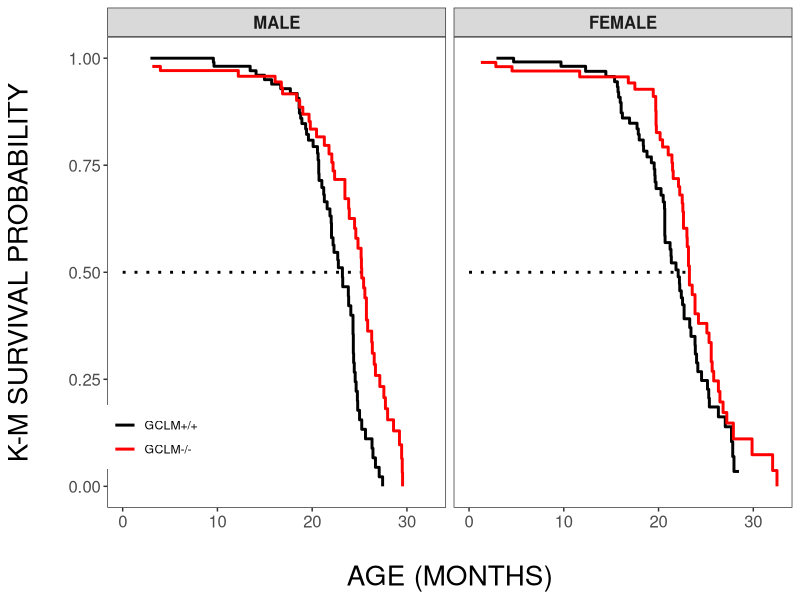
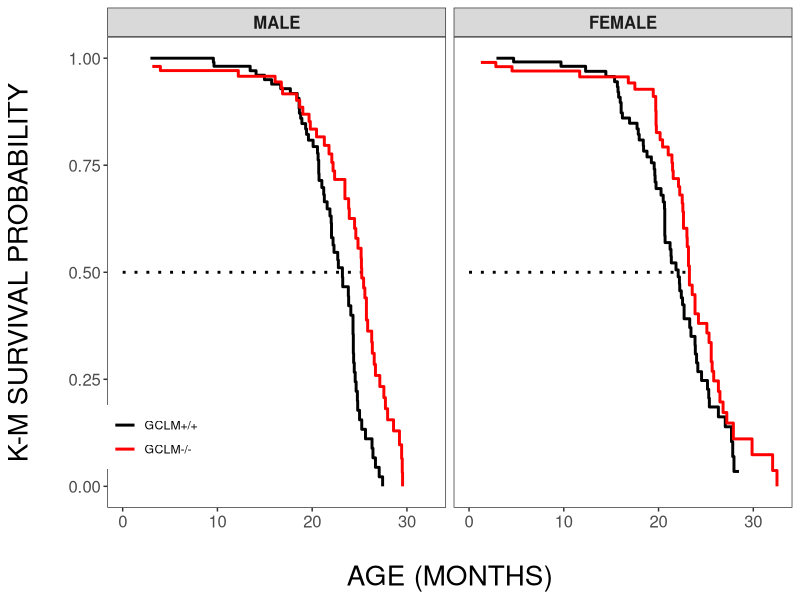

R code for these plots, in order:
## ---- chunk 1
library(tidyverse)
library(readxl)
library(survival)
library(ggfortify)
library(survminer)
## ---- chunk 2
# read in the raw data
raw_df <- read_xlsx("surv_data.xlsx")

# take a peek
head(raw_df)
## ---- chunk 3
# filter only the relevant genotypes and exclude any ages miscoded 
clean_df <- raw_df %>% 
    filter(gt %in% c("wt", "ko") & real_age >= 0) %>%
    select(sex, real_age, gt, real_age, censor) %>% 
    mutate(sex = factor(sex, levels = c(0, 1), labels = c("MALE", "FEMALE"), ordered = T),
           gt = factor(gt, levels = c("wt","ko"), labels = c("WT", "KO"), ordered = T)) %>% 
    na.omit()

clean_df %>% group_by(sex, gt) %>% count()
## ---- chunk 4
# run the KM fit
fit <- survfit(Surv(real_age, censor) ~ gt + sex, data = clean_df)

# check the fit
fit
## ---- chunk 5
# tidy the fit for graphing
tidy_fit <- broom::tidy(fit) %>% 
    separate(strata, c("gt", "sex"), sep = ",")  %>% 
    mutate(gt = str_remove(gt, "gt="),
           sex = str_trim(str_remove(sex, "sex="))) %>% 
    mutate(sex = factor(sex, levels = c("MALE", "FEMALE"), ordered = T),
           gt = factor(gt, levels = c("WT","KO"), labels = c("GCLM+/+", "GCLM-/-"), ordered = T))
tidy_fit %>% str()
## ---- chunk 6
# what about within a single sex?
fit_male <- survfit(Surv(real_age, censor) ~ gt, data = filter(clean_df, sex == "MALE"))
fit_female <- survfit(Surv(real_age, censor) ~ gt, data = filter(clean_df, sex == "FEMALE"))

# chi-square for GT differences within a sex
# Male is p < 0.0001, female is = 0.05 *** BUT this isn't pairwise ***

survdiff(Surv(real_age, censor) ~ gt, data = filter(clean_df, sex == "MALE"))
survdiff(Surv(real_age, censor) ~ gt, data = filter(clean_df, sex == "FEMALE"))

# pairwise testing?
pairwise_df <- clean_df %>% 
    na.omit() %>% 
    unite("pair_factor", c("sex", "gt")) %>% 
    mutate(pair_factor = factor(pair_factor))

head(pairwise_df)

# output is the same with combined factors
pairwise_survdiff(Surv(real_age, censor) ~ pair_factor, data = pairwise_df)

# as with with classical formula
pairwise_survdiff(Surv(real_age, censor) ~ sex + gt, data = clean_df)
## ---- chunk 7
# generate median line for final plot
median_line <- tribble(
    ~x, ~y, ~xend, ~yend, ~sex, 
    0, 0.5, 25.2, 0.5, "MALE",
    0, 0.5, 23.3, 0.5, "FEMALE"
) %>% mutate(sex = factor(sex, levels = c("MALE", "FEMALE")))

# theme elements for final plot
th <- theme(legend.title = element_blank(),
            axis.title = element_text(size = 20),
            legend.background = element_blank(),
            panel.grid.major = element_blank(), 
            panel.grid.minor = element_blank(),
            axis.text = element_text(size = 12),
            strip.text = element_text(face = "bold", size = 12))
## ---- chunk 8
# generate plot from tidy survival output
(km_plot_tidy <- ggplot(tidy_fit, aes(time, estimate)) +
        geom_segment(data = median_line, 
                     aes(x = x, y = y, xend = xend, yend = yend), 
                     linetype = "dotted", size = 1) +  
        geom_step(aes(group = gt, color = gt), size = 1) +
        #geom_ribbon(aes(ymin = conf.low, ymax = conf.high, group = gt), alpha = 0.3) +
        facet_grid(~sex) +
        scale_color_manual(values = c("black", "red")) +
        scale_linetype_manual(values = c("solid", "dashed")) +
        
        theme_bw() +
        theme(legend.position = c(0.07, 0.15),
              legend.title = element_blank(),
              panel.background = element_blank(),
              panel.grid = element_blank(),
              axis.title = element_text(size = 20),
              axis.text = element_text(size = 12),
              strip.text = element_text(size = 12, face = "bold")) +
        labs(x = "\nAGE (MONTHS)",
             y = "K-M SURVIVAL PROBABILITY\n"))
## ---- chunk 9
# save the final plot
ggsave("tidy_surv.png", km_plot_tidy, height = 5, width = 8.5, units = "in", dpi = 1000)
